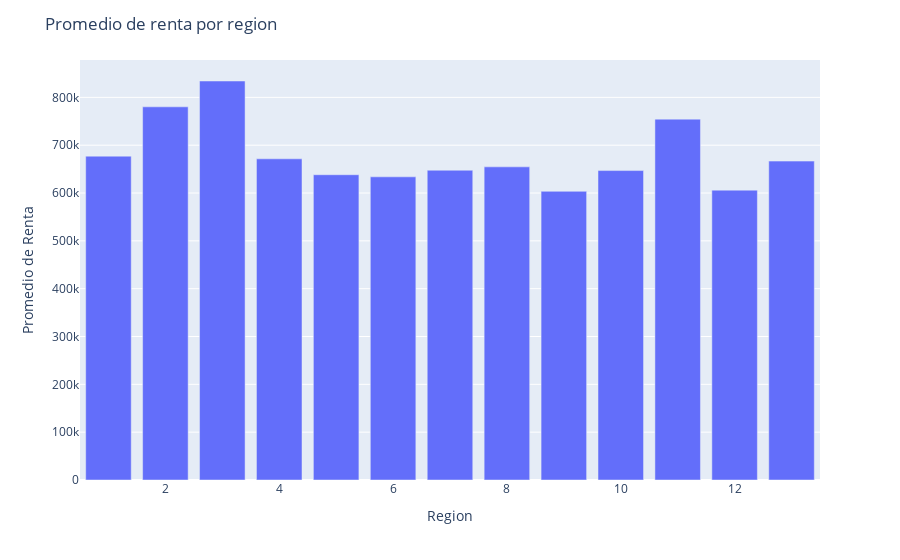

This figure's notebook cell:
### Code cell
import plotly.express as px

fig = px.bar(renta_by_region, x='Region', y='Renta')
fig.update_layout(title='Promedio de renta por region', xaxis_title='Region', yaxis_title='Promedio de Renta')
fig.show()

### Figure 1 — Plotly figure (JSON) as saved in the notebook; plotly's stock layout.template omitted (floating-point values rounded to 4 significant figures)
{"data": [{"alignmentgroup": "True", "hovertemplate": "Region=%{x}<br>Renta=%{y}<extra></extra>", "legendgroup": "", "marker": {"color": "#636efa", "pattern": {"shape": ""}}, "name": "", "offsetgroup": "", "orientation": "v", "showlegend": false, "textposition": "auto", "type": "bar", "x": [1, 2, 3, 4, 5, 6, 7, 8, 9, 10, 11, 12, 13], "xaxis": "x", "y": [677100.0, 780200.0, 834200.0, 671500.0, 638300.0, 633800.0, 647700.0, 654700.0, 603600.0, 647000.0, 754500.0, 606000.0, 666800.0], "yaxis": "y"}], "layout": {"autosize": true, "barmode": "relative", "legend": {"tracegroupgap": 0}, "margin": {"t": 60}, "title": {"text": "Promedio de renta por region"}, "xaxis": {"anchor": "y", "autorange": true, "domain": [0, 1], "range": [0.5, 13.5], "title": {"text": "Region"}, "type": "linear"}, "yaxis": {"anchor": "x", "autorange": true, "domain": [0, 1], "range": [0, 878100.0], "title": {"text": "Promedio de Renta"}, "type": "linear"}}}
